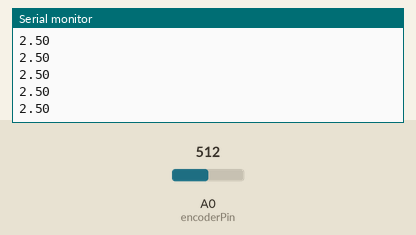
Recording of a sketch running on a simulated Arduino Uno, built with avr-gcc and run on an emulated ATmega328P. On the bench: the last lines printed to the serial monitor. The test bench sets the inputs (shaded band); at power-on: A0 (encoderPin) = 512.

Above: at 1.2 s.
1.3 s: A0 (encoderPin) set to 716
At 1.31 s:
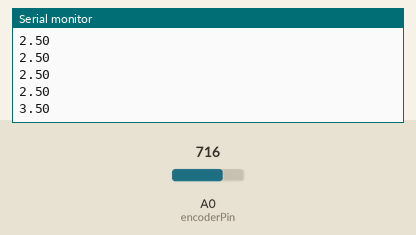
2.8 s: A0 (encoderPin) set to 900
At 2.82 s:
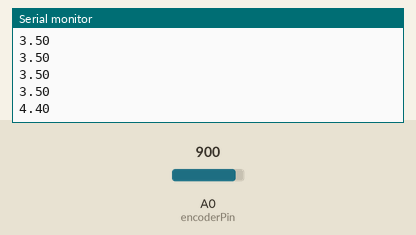
Timing chart, 0 to 5.8 s (numbered marks = the images above; inputs shaded):
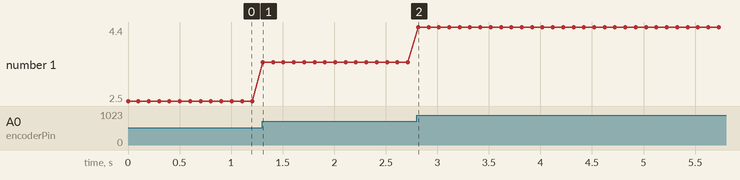

Measured:
- after the input at 1.3 s, the serial monitor: prints a new line at once (image 1)
- after the input at 2.8 s, the serial monitor: prints a new line at once (image 2)
- plotted number 1: 2.5 → 3.5 after the input at 1.3 s, 3.5 → 4.4 after the input at 2.8 s

The sketch:

arduino_test_encoder.ino
```cpp
int encoderPin = A0; // analoge pin
void setup() {
  Serial.begin(9600);
}

void loop() {
  int val = analogRead(encoderPin); // waarde 0-1023
  float voltage = val * (5.0 / 1023.0);
  Serial.println(voltage); // print spanning in Volt
  delay(100);
}
```
